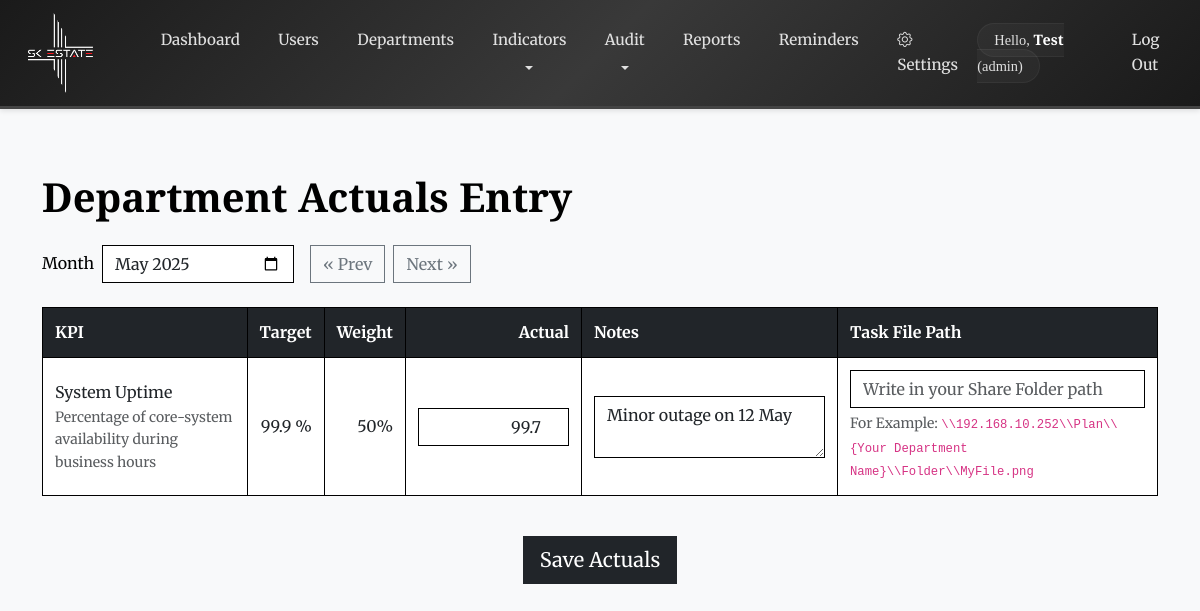
The app's page /actuals_entry.php?month=2025-05-01 (signed in) with its own data.
### tables this page shows
CREATE TABLE `users` (
  `user_id` int(11) NOT NULL,
  `name` varchar(100) NOT NULL,
  `email` varchar(255) NOT NULL,
  `password_hash` varchar(255) NOT NULL,
  `role_id` int(11) NOT NULL,
  `dept_id` int(11) DEFAULT NULL,
  `phone` varchar(20) DEFAULT NULL,
  `telegram_chat_id` bigint(20) DEFAULT NULL,
  `position` varchar(100) DEFAULT NULL,
  `birth_date` date DEFAULT NULL,
  `hire_date` date DEFAULT NULL,
  `rating_window_days` int(11) DEFAULT 0,
  `active` tinyint(1) DEFAULT 1,
  `email_verified` tinyint(1) DEFAULT 0,
  `email_verification_token` varchar(255) DEFAULT NULL,
  `email_verification_expires` datetime DEFAULT NULL
);

CREATE TABLE `department_indicator_monthly` (
  `snapshot_id` int(11) NOT NULL,
  `indicator_id` int(11) DEFAULT NULL,
  `dept_id` int(11) NOT NULL,
  `month` date NOT NULL,
  `custom_name` varchar(255) DEFAULT NULL,
  `is_custom` tinyint(1) DEFAULT 0,
  `target_value` float NOT NULL,
  `weight` int(11) NOT NULL,
  `unit_of_goal` varchar(50) DEFAULT NULL,
  `unit` varchar(50) DEFAULT NULL,
  `way_of_measurement` varchar(255) DEFAULT NULL,
  `created_by` int(11) DEFAULT NULL,
  `actual_value` float DEFAULT NULL,
  `notes` text DEFAULT NULL,
  `created_at` timestamp NOT NULL DEFAULT current_timestamp(),
  `audit_score` float DEFAULT NULL,
  `task_file_path` varchar(255) DEFAULT NULL
);

CREATE TABLE `department_indicators` (
  `indicator_id` int(11) NOT NULL,
  `name` varchar(255) NOT NULL,
  `description` text DEFAULT NULL,
  `responsible_departments` varchar(255) DEFAULT NULL,
  `default_goal` float NOT NULL,
  `unit_of_goal` varchar(50) DEFAULT NULL,
  `unit` varchar(50) DEFAULT NULL,
  `way_of_measurement` varchar(255) DEFAULT NULL,
  `default_weight` int(11) DEFAULT NULL,
  `sort_order` int(11) DEFAULT NULL,
  `active` tinyint(1) DEFAULT 1
);

### backend/user_controller.php (called while the page is built, shortened)
<?php
require_once __DIR__ . '/db.php';
function getUser(int $id): ?array
{
    global $pdo;
    $sql = "
    SELECT
        u.user_id,
        u.name,
        u.email,
        u.phone,
        u.position,
        u.birth_date,
        u.hire_date,
        u.rating_window_days,
        /* make sure the chat ID comes through */
        COALESCE(u.telegram_chat_id, ut.telegram_chat_id) AS telegram_chat_id,
        u.role_id,
        r.role_name,
        u.dept_id,
        d.dept_name,
        u.active
    FROM users u
    JOIN roles r             ON r.role_id  = u.role_id
    LEFT JOIN departments d  ON d.dept_id  = u.dept_id
    /* grab chat ID from user_telegram too, in case that table has the latest value */
    LEFT JOIN user_telegram ut ON ut.user_id = u.user_id AND ut.verified = 1
    WHERE u.user_id = :id
    LIMIT 1
    ";
    $stmt = $pdo->prepare($sql);
    $stmt->execute(['id' => $id]);
    $user = $stmt->fetch(PDO::FETCH_ASSOC);
    return $user ?: null;
}

### backend/department_controller.php (called while the page is built, shortened)
<?php
final class DepartmentRepository
{
    private PDO $pdo;
    public function __construct(PDO $pdo)
    {
        $this->pdo = $pdo;
    }
    public function fetchDepartmentSnapshots(int $deptId, string $month): array
    {
        $sql = "
            SELECT dim.*,
                   di.name        AS indicator_name,
                   di.description AS indicator_description,
                   di.unit        AS indicator_unit,
                   di.responsible_departments,
                   di.active      AS indicator_active
            FROM   department_indicator_monthly dim
            LEFT   JOIN department_indicators di
                   ON dim.indicator_id = di.indicator_id
            WHERE  dim.dept_id = :d
              AND  dim.month   = :m
            ORDER  BY dim.snapshot_id";
        return $this->select($sql, [':d' => $deptId, ':m' => $month]);
    }
    private function select(string $sql, array $params): array
    {
        $stmt = $this->pdo->prepare($sql);
        $stmt->execute($params);
        return $stmt->fetchAll(PDO::FETCH_ASSOC);
    }
}

### actuals_entry.php (the view, shortened to what this page needs)
<?php
require_once __DIR__ . '/backend/auth.php';
require_once __DIR__ . '/backend/user_controller.php';
require_once __DIR__ . '/backend/department_controller.php';
require_once __DIR__ . '/backend/settings_controller.php';
$user     = getUser($_SESSION['user_id']);
$roleId   = (int)$user['role_id'];
$deptId   = (int)$user['dept_id'];
$monthKey = $_GET['month'] ?? date('Y-m-01');
$deptRepo = $deptRepo ?? new DepartmentRepository($pdo);
$snapshots = $deptRepo->fetchDepartmentSnapshots($deptId, $monthKey);
function monthLink(string $base, int $offset): string
{
    $dt = new DateTime($base);
    $dt->modify(($offset >= 0 ? '+' : '') . $offset . ' month');
    return $dt->format('Y-m-01');
}
$windowOpen = $roleId === ROLE_ADMIN ? true : isWindowOpen($user);
include __DIR__ . '/partials/navbar.php';
?>
<!DOCTYPE html>
<html lang="en">
<head>
  <link href="https://cdn.jsdelivr.net/npm/bootstrap@5.3.0/dist/css/bootstrap.min.css" rel="stylesheet">
  <link rel="stylesheet" href="./assets/css/style.css">
</head>
<body class="bg-light font-serif">
<div class="container py-4">
  <h1 class="mb-4">Department Actuals Entry</h1>
  <form class="d-flex align-items-center mb-4" method="get">
    <label class="me-2">Month</label>
    <input type="month" name="month" class="form-control w-auto"
           value="<?= date('Y-m', strtotime($monthKey)) ?>" onchange="this.form.submit()">
    <a class="btn btn-outline-secondary ms-3"
       href="actuals_entry.php?month=<?= monthLink($monthKey, -1) ?>">&laquo; Prev</a>
    <a class="btn btn-outline-secondary ms-2"
       href="actuals_entry.php?month=<?= monthLink($monthKey, +1) ?>">Next &raquo;</a>
  </form>
  <?php if (empty($snapshots)): ?>
    <div class="alert alert-warning">
      No KPI snapshot found for <?= date('F Y', strtotime($monthKey)) ?>.
      <a href="department_plan.php?month=<?= $monthKey ?>">Create your plan first.</a>
    </div>
  <?php else: ?>
    <form method="post" id="actualsForm">
      <div class="table-responsive mb-4">
        <table class="table table-bordered align-middle">
          <thead class="table-dark">
          <tr>
            <th>KPI</th>
            <th class="text-end">Target</th>
            <th class="text-end">Weight</th>
            <th class="text-end">Actual</th>
            <th>Notes</th>
            <th>Task File Path</th>
          </tr>
          </thead>
          <tbody>
          <?php foreach ($snapshots as $row): ?>
            <tr>
              <td>
                <?= htmlspecialchars($row['indicator_name'] ?: $row['custom_name']) ?>
                <?php if (!empty($row['indicator_description'])): ?>
                  <div class="small text-muted"><?= htmlspecialchars($row['indicator_description']) ?></div>
                <?php endif; ?>
              </td>
              <td class="text-end">
                <?= $row['target_value'] ?>&nbsp;<?= htmlspecialchars($row['unit'] ?? '') ?>
              </td>
              <td class="text-end"><?= $row['weight'] ?>%</td>
              <td class="text-end" style="width:11rem">
                <input type="number" step="0.01" min="0"
                       name="actual_value[<?= $row['snapshot_id'] ?>]"
                       value="<?= htmlspecialchars($row['actual_value'] ?? '') ?>"
                       class="form-control text-end"
                       <?= $windowOpen ? '' : 'disabled' ?>>
              </td>
              <td style="width:16rem">
                <textarea class="form-control" rows="2"
                          name="notes[<?= $row['snapshot_id'] ?>]"
                          placeholder="Optional notes"
                          <?= $windowOpen ? '' : 'disabled' ?>><?= htmlspecialchars($row['notes'] ?? '') ?></textarea>
              </td>
              <td style="width:20rem">
                <input type="text"
                       name="task_file_path[<?= $row['snapshot_id'] ?>]"
                       value="<?= htmlspecialchars($row['task_file_path'] ?? '') ?>"
                       class="form-control"
                       placeholder="Write in your Share Folder path"
                       <?= $windowOpen ? '' : 'disabled' ?>>
                <div class="form-text">
                    For Example: <code>\\192.168.10.252\\Plan\\{Your Department Name}\\Folder\\MyFile.png</code>
                </div>
              </td>
            </tr>
          <?php endforeach; ?>
          </tbody>
        </table>
      </div>
      <div class="text-center">
        <button class="btn btn-dark btn-lg" <?= $windowOpen ? '' : 'disabled' ?>>
          Save Actuals
        </button>
      </div>
    </form>
  <?php endif; ?>
</div>
</body>
</html>

### partials/navbar.php (shortened to what this page needs)
<?php
require_once __DIR__ . '/../backend/user_controller.php';
$user      = getUser($_SESSION['user_id']);
$roleId    = (int)($_SESSION['role_id'] ?? 0);
$roleName  = htmlspecialchars($_SESSION['role_name'] ?? '');
$userName  = htmlspecialchars($user['name']       ?? '');
$currentPage = basename($_SERVER['PHP_SELF']);
function isActivePage($page) {
    global $currentPage;
    return $currentPage === $page ? 'active' : '';
}
function isActiveDropdown($pages) {
    global $currentPage;
    return in_array($currentPage, $pages) ? 'active' : '';
}
?>
<!DOCTYPE html>
<html lang="en">
<head>
<link href="https://cdn.jsdelivr.net/npm/bootstrap@5.3.0/dist/css/bootstrap.min.css" rel="stylesheet">
<link href="https://cdn.jsdelivr.net/npm/bootstrap-icons@1.11.3/font/bootstrap-icons.css" rel="stylesheet">
<link rel="stylesheet" href="./assets/css/style.css">
</head>
<body>
<nav class="navbar navbar-expand-lg navbar-dark bg-dark mb-4">
  <div class="container-fluid">
  <a class="navbar-brand d-flex align-items-center" href="dashboard.php">
  <img src="./assets/logo/SKE.png" alt="SK Group" class="d-inline-block align-text-top">
</a>
    <div class="collapse navbar-collapse" id="navMenu">
      <ul class="navbar-nav me-auto">
        <li class="nav-item">
          <a class="nav-link <?= isActivePage('dashboard.php') ?>" href="dashboard.php">Dashboard</a>
        </li>
        <?php if ($roleId === 1): ?>
          <li class="nav-item"><a class="nav-link <?= isActivePage('users.php') ?>" href="users.php">Users</a></li>
          <li class="nav-item"><a class="nav-link <?= isActivePage('departments.php') ?>" href="departments.php">Departments</a></li>
          <li class="nav-item dropdown">
            <a class="nav-link dropdown-toggle <?= isActiveDropdown(['individual_indicators.php', 'department_indicators.php']) ?>" href="#" id="indicatorsDrop"
               role="button" data-bs-toggle="dropdown" aria-expanded="false">
              Indicators
            </a>
          </li>
          <li class="nav-item dropdown">
            <a class="nav-link dropdown-toggle <?= isActiveDropdown(['audit_evaluations.php', 'audit_departments.php']) ?>" href="#" id="auditDrop"
               role="button" data-bs-toggle="dropdown" aria-expanded="false">
              Audit
            </a>
          </li>
          <li class="nav-item"><a class="nav-link <?= isActivePage('reports.php') ?>" href="reports.php">Reports</a></li>
          <li class="nav-item"><a class="nav-link <?= isActivePage('reminders.php') ?>" href="reminders.php">Reminders</a></li>
          <li class="nav-item">
            <a class="nav-link <?= isActivePage('settings.php') ?>" href="settings.php">
              <i class="bi bi-gear me-1"></i> Settings
            </a>
          </li>
        <?php else: ?>
          <li class="nav-item"><a class="nav-link <?= isActivePage('evaluate.php') ?>" href="evaluate.php">
                Submit Ratings</a></li>
        <?php endif; ?>
      </ul>
      <ul class="navbar-nav ms-auto align-items-center">
        <li class="nav-item me-3">
          <span class="navbar-text">
            Hello, <strong><?= $userName ?></strong> (<?= $roleName ?>)
          </span>
        </li>
        <li class="nav-item">
          <a class="nav-link <?= isActivePage('logout.php') ?>" href="logout.php">Log Out</a>
        </li>
      </ul>
    </div>
  </div>
</nav>
</body>
</html>

### assets/css/style.css (style rules this page uses)
html, body { height: 100%; margin: 0; padding: 0; background-color: rgba(var(--bs-light-rgb), var(--bs-bg-opacity)) !important; color: #000000; font-family: 'Merriweather', serif; line-height: 1.6; }
h1, h2, h3, h4, h5, h6 { font-family: 'Playfair Display', serif; margin-top: 1rem; margin-bottom: 1rem; font-weight: 700; color: #000000; }
.navbar { background: linear-gradient(135deg, #1a1a1a 0%, #393939 50%, #1a1a1a 100%) !important; border-bottom: 3px solid #444; box-shadow: 0 2px 5px rgba(0, 0, 0, 0.1); padding: 0.3rem 0; font-family: 'Merriweather', serif; }
.navbar-brand { padding: 0.5rem 1rem; transition: transform 0.3s ease; margin-right: 2rem; }
.navbar-brand img { height: 80px; width: auto; max-width: 120px; filter: brightness(1.1) contrast(1.1); object-fit: contain; }
.navbar-nav .nav-link { color: #e0e0e0 !important; font-weight: 500; font-size: 0.95rem; padding: 0.75rem 1rem !important; position: relative; transition: all 0.3s ease; border-radius: 4px; margin: 0 0.2rem; }
.navbar-nav .nav-link::after { content: ''; position: absolute; bottom: 0; left: 50%; width: 0; height: 2px; background: linear-gradient(90deg, #fff, #ccc); transition: all 0.4s ease; transform: translateX(-50%); }
.navbar-nav .nav-link[href="logout.php"]::after { background: linear-gradient(90deg, #952e2e, #811818); }
.dropdown-toggle::after { display: none; }
.dropdown-toggle::before { content: ''; position: absolute; bottom: -5px; left: 50%; transform: translateX(-50%); width: 0; height: 0; border-left: 4px solid transparent; border-right: 4px solid transparent; border-top: 4px solid #e0e0e0; }
.navbar-text { color: #e0e0e0 !important; font-family: 'Playfair Display', serif; font-size: 0.9rem; padding: 0.5rem 1rem; background: rgba(255, 255, 255, 0.03); border-radius: 20px; border: 1px solid rgba(255, 255, 255, 0.05); }
.navbar-text strong { color: #ffffff; font-weight: 600; }
.bi-gear { transition: transform 0.3s ease; }
.bg-dark { --bs-bg-opacity: 1; background-color: rgba(var(--bs-dark-rgb), var(--bs-bg-opacity)) !important; }
.form-control { border: 1px solid #000000; border-radius: 0; box-shadow: none; }
.table { width: 100%; margin-bottom: 1rem; border-collapse: collapse; }
.table th, .table td { border: 1px solid #000000; padding: 0.75rem; vertical-align: middle; }
.btn { border-radius: 0; font-family: inherit; }
.mb-4 { margin-bottom: 1.5rem !important; }
.text-center { text-align: center !important; }

### records on screen
users: name "Test"
department_indicator_monthly: indicator.name "System Uptime", indicator.description "Percentage of core-system availability during business hours", target_value "99.9", unit "%", weight "50", actual_value "99.7", snapshot_id+notes "Minor outage on 12 May"

### other values on screen
$roleName "admin"
